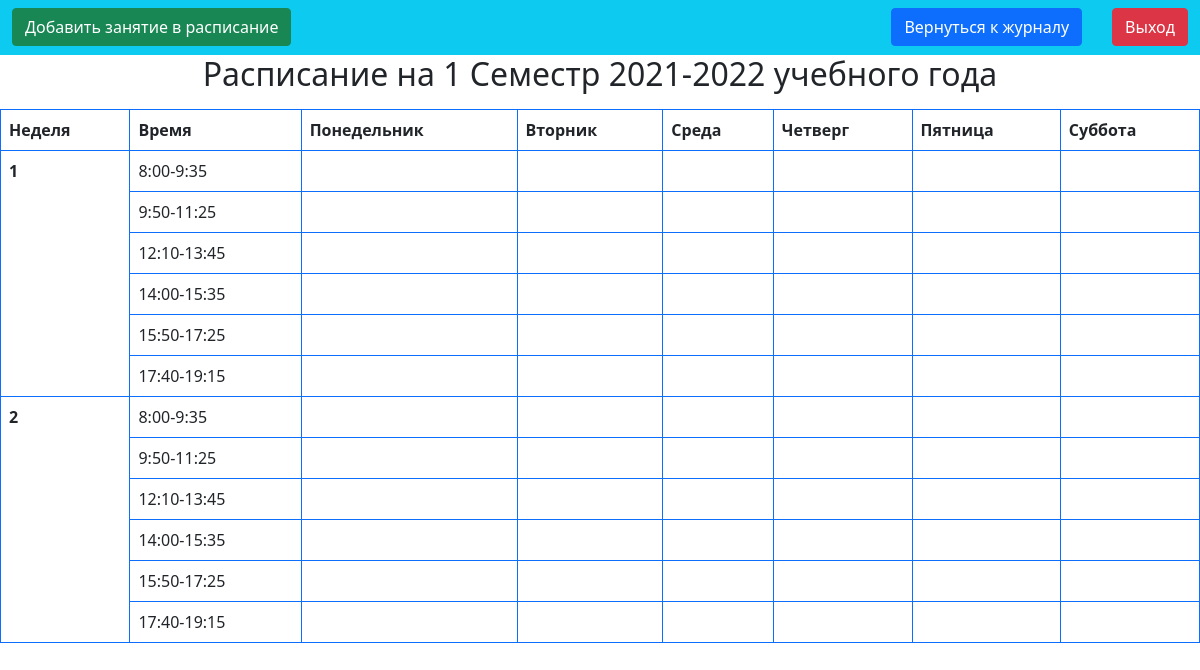
The page /schedule (signed in) on the database its author committed.
### polls/models.py (models this page shows)
class TimeInterval(models.Model):
    Interval = models.CharField(max_length=12)

### polls/views.py (the view, shortened to what this page needs)
# urls.py: path('schedule', views.schedule, name='schedule'),
def schedule(request):
    if request.user.is_authenticated:
        if request.user.is_staff:
            return redirect('/admin/homepage')
        if request.method == "GET":
            schedulelessons = ScheduleLesson.objects.filter(DateFinish__gte=datetime.datetime.now().date(), Teacher=Teacher.objects.filter(user_id=request.user)[0])
            intervals_dict, group_dict, date_dict = fill_dicts(schedulelessons)
            timeintervals = TimeInterval.objects.all()
            lessontypes = TypeOfLesson.objects.all()
            courses = Course.objects.all()
            if 8 >= datetime.datetime.now().month <= 12:
                min = str(datetime.datetime.now().year) + "-09-01"
                max = str(datetime.datetime.now().year + 1) + "-01-31"
            elif 2 >= datetime.datetime.now().month <= 6:
                min = str(datetime.datetime.now().year) + "-02-01"
                max = str(datetime.datetime.now().year + 1) + "-06-30"
            else:
                min = None
                max = None
            add_flag = False
            if 8 <= datetime.datetime.now().month <= 12:
                add_flag = True
            elif 1 <= datetime.datetime.now().month <= 5:
                add_flag = True
            daysofweek = ["Понедельник", "Вторник", "Среда", "Четверг", "Пятница", "Суббота"]
            if 9 <= datetime.datetime.now().month <= 12:
                semester = "1 Семестр"
                year = str(datetime.datetime.now().year) + "-" + str(datetime.datetime.now().year + 1)
            elif 2 <= datetime.datetime.now().month <= 5:
                semester = "2 Семестр"
                year = str(datetime.datetime.now().year - 1) + "-" + str(datetime.datetime.now().year)
            elif datetime.datetime.now().month == 1:
                semester = "Сессия 1 Семестра"
                year = str(datetime.datetime.now().year - 1) + "-" + str(datetime.datetime.now().year)
            elif datetime.datetime.now().month == 6:
                semester = "Сессия 2 Семестра"
                year = str(datetime.datetime.now().year - 1) + "-" + str(datetime.datetime.now().year)
            elif 7 <= datetime.datetime.now().month <= 8:
                semester = "Каникулы"
                year = str(datetime.datetime.now().year - 1) + "-" + str(datetime.datetime.now().year)
            return render(request, "polls/schedule.html", {"times": timeintervals, "semester": semester, "year": year, "daysofweek": daysofweek, "min": min, "max":max,
                        "lessontypes": lessontypes, "courses": courses, "lessons": schedulelessons, "intervals_dict": intervals_dict, "group_dict": group_dict, "date_dict": date_dict,
                        "add_flag": add_flag})
    else:
        return redirect('/')

### polls/views.py (called while the page is built, shortened)
def fill_dicts(shedulelessons):
    interval_dict = {}
    group_dict = {}
    date_dict = {}
    return interval_dict, group_dict, date_dict

### polls/templates/polls/schedule.html (shortened to what this page needs)
<!doctype html>
	<html lang="en">
	  <head>
        <head>
            <link href="https://cdn.jsdelivr.net/npm/bootstrap@5.0.0-beta3/dist/css/bootstrap.min.css" rel="stylesheet">
          </head>
	  </head>
	  <body>
      <div class="bg-info container-fluid" style="height:55px">
        <form method="post">
          {% if add_flag %}
            <button type="button" class="btn btn-success" data-bs-toggle="modal" data-bs-target="#createschedulelesson" style="float: left; margin-top: 8px;">Добавить занятие в расписание</button>
          {% endif %}
          <a class="btn btn-primary" href="/journal" role="button" style="margin-left: 600px; margin-top: 8px;">Вернуться к журналу</a>
          <a class="btn btn-danger" href="/logoutpage" role="button" style="float: right; margin-top: 8px;">Выход</a>
        </form>
      </div>
      <div class="mb-3" style="width: 100%; text-align: center;">
        <h2>Расписание на {{semester}} {{year}} учебного года</h2>
      </div>
      <table class="table table-hover table-bordered border-primary">
        <thead>
          <tr>
            <th rowspan="3">Неделя</th>
            <th scope="col">Время</th>
            <th scope="col">Понедельник</th>
            <th scope="col">Вторник</th>
            <th scope="col">Среда</th>
            <th scope="col">Четверг</th>
            <th scope="col">Пятница</th>
            <th scope="col">Суббота</th>
          </tr>
        </thead>
        <tbody>
          <tr>
            <th rowspan="7">1</th>
          </tr>
          {% for time in times %}
            <tr>
              <td>{{time.Interval}}</td>
              {% for day in daysofweek %}
                {% if lessons|length == 0 %}
                  <td></td>
                {% endif %}
              {% endfor %}
            </tr>
          {% endfor %}
          <tr>
            <th rowspan="7">2</th>
          </tr>
          {% for time in times %}
            <tr>
              <td>{{time.Interval}}</td>
              {% for day in daysofweek %}
                {% if lessons|length == 0 %}
                  <td></td>
                {% endif %}
              {% endfor %}
            </tr>
          {% endfor %}
        </tbody>
      </table>
	  </body>
	</html>

### rows shown on the page
TimeInterval: Interval "8:00-9:35"
TimeInterval: Interval "9:50-11:25"
TimeInterval: Interval "12:10-13:45"
TimeInterval: Interval "14:00-15:35"
TimeInterval: Interval "15:50-17:25"
TimeInterval: Interval "17:40-19:15"

### other values the page prints
{{ semester }} "1 Семестр"
